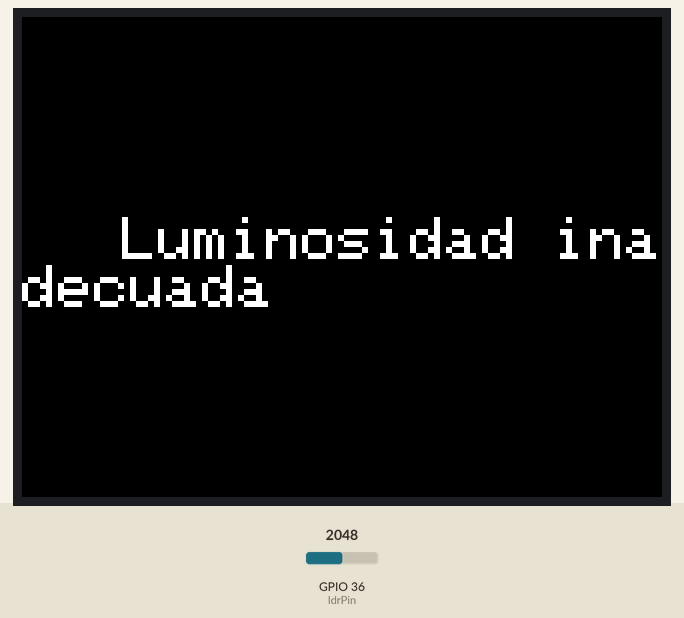
Bench run of a sketch on a simulated ESP32. Parts: 320×240 colour display. The inputs (shaded band) are chosen by the test bench; at power-on: GPIO 36 (ldrPin) = 2048. What the sketch prints to the serial monitor is not drawn.

Above: at 1.4 s.
1.5 s: GPIO 36 (ldrPin) set to 844
3.1 s: GPIO 36 (ldrPin) set to 728
At 3.8 s:
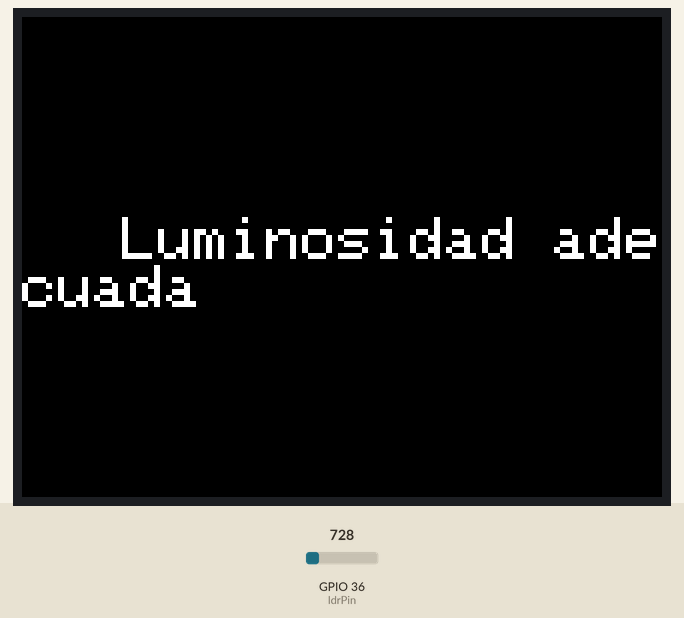
4.9 s: GPIO 36 (ldrPin) set to 840
At 5.9 s:
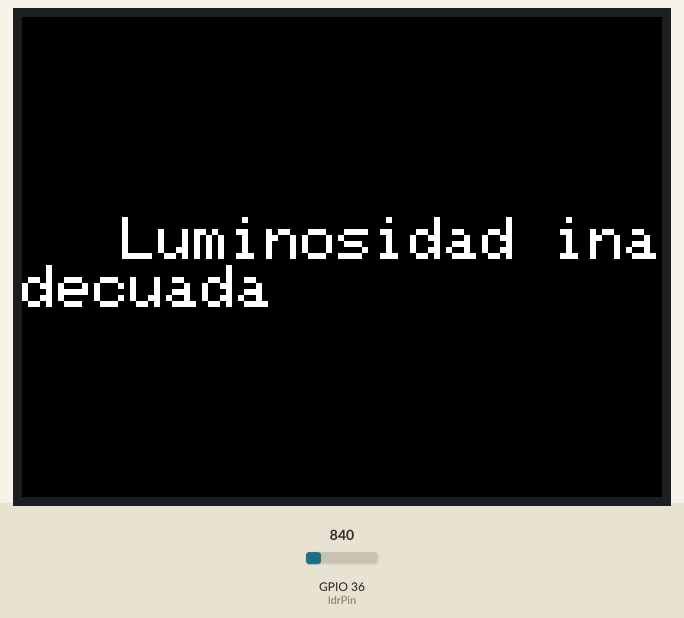
6.5 s: GPIO 36 (ldrPin) set to 760
At 7.7 s:
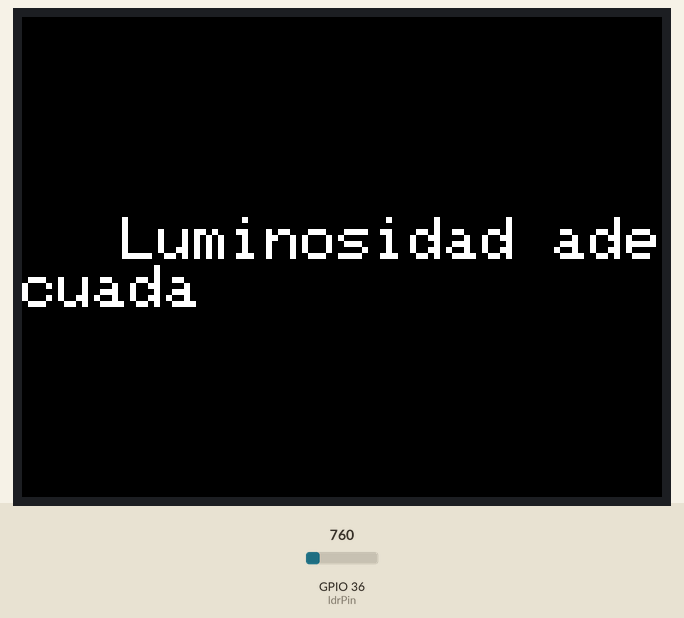
8.0 s: GPIO 36 (ldrPin) set to 1228
At 8.9 s:
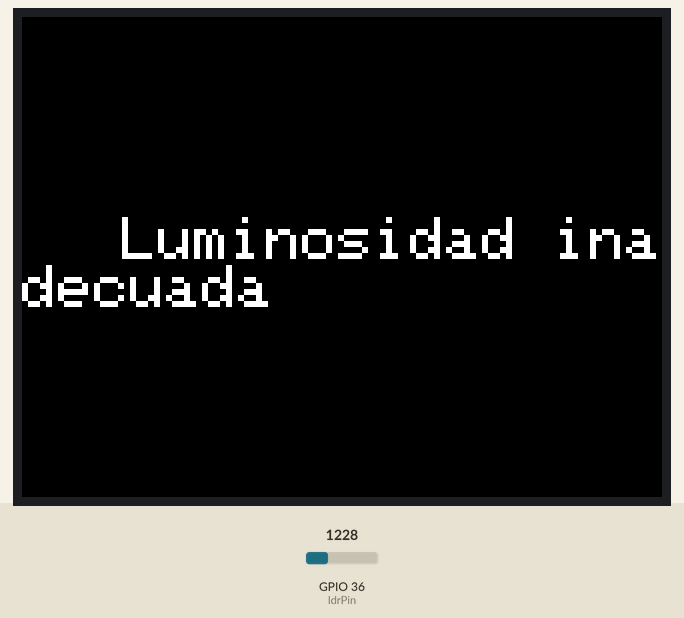
Timing chart, 0 to 10.6 s (numbered marks = the images above; inputs shaded):
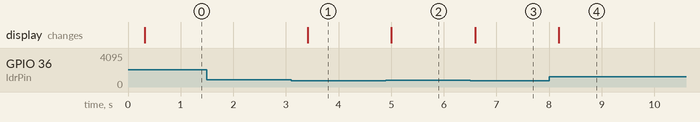

Measured:
- the behaviour switches between 800 and 799 on GPIO 36 (ldrPin) (found by bisection; images 0 and 1)
- after the input at 1.5 s, every drawn part: stays the same
- after the input at 3.1 s, the display: changes after 0.31 s (image 1)
- after the input at 4.9 s, the display: changes after 0.10 s (image 2)
- after the input at 6.5 s, the display: changes after 0.09 s (image 3)
- after the input at 8.0 s, the display: changes after 0.19 s (image 4)

The sketch:

SensorLuminosidad.ino
```cpp
#include <M5Stack.h>  // Incluye la biblioteca M5Stack

int ldrPin = 36;  // Pin donde conectaste el sensor LDR
int prevState = -1;  // Para controlar el cambio de estado

void setup() {
  M5.begin();  // Inicializa la pantalla y el sistema del M5Stack
  pinMode(ldrPin, INPUT);  // Configura el pin del LDR como entrada
  M5.Lcd.fillScreen(BLACK);  // Limpia la pantalla inicial
  M5.Lcd.setTextSize(3);  // Ajusta el tamaño del texto
  Serial.begin(9600);  // Inicializa el monitor serial para depuración
}

void loop() {
  int ldrValue = analogRead(ldrPin);  // Lee el valor analógico del LDR
  int currentState = (ldrValue < 800) ? 0 : 1;  // Determina si la luz es adecuada (0) o inadecuada (1)

  // Solo actualiza la pantalla si hay un cambio de estado
  if (currentState != prevState) {
    M5.Lcd.fillScreen(BLACK);  // Limpia la pantalla
    M5.Lcd.setCursor(50, 100);  // Posiciona el texto
    if (currentState == 0) {
      M5.Lcd.println("Luminosidad adecuada");  // Muestra texto si la luz es adecuada
      Serial.println("Estado: Luminosidad adecuada");
    } else {
      M5.Lcd.println("Luminosidad inadecuada");  // Muestra texto si la luz es inadecuada
      Serial.println("Estado: Luminosidad inadecuada");
    }
    prevState = currentState;  // Actualiza el estado
  }

  delay(500);  // Pausa de 0.5 segundos para evitar cambios rápidos
}
```
